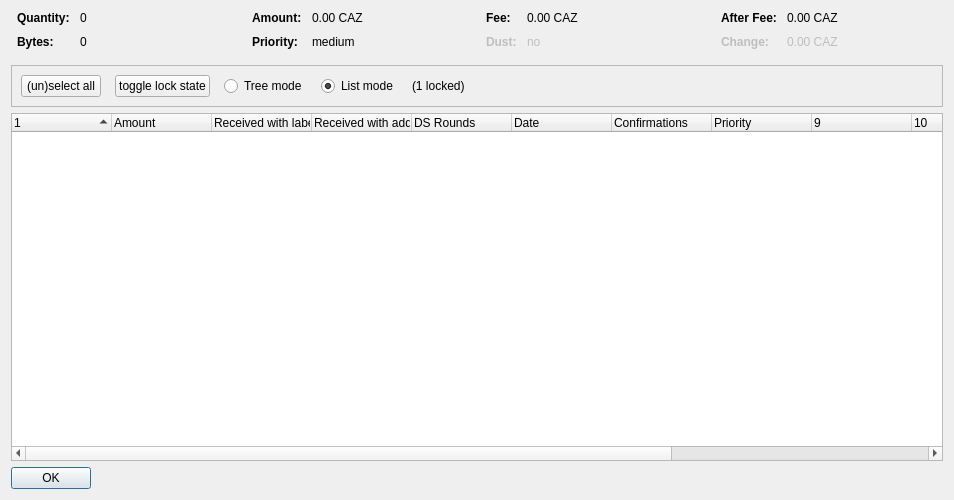
<?xml version="1.0" encoding="UTF-8"?>
<ui version="4.0">
 <class>CoinControlDialog</class>
 <widget class="QDialog" name="CoinControlDialog">
  <property name="geometry">
   <rect>
    <x>0</x>
    <y>0</y>
    <width>954</width>
    <height>500</height>
   </rect>
  </property>
  <property name="windowTitle">
   <string>Coin Selection</string>
  </property>
  <layout class="QVBoxLayout" name="verticalLayout">
   <item>
    <layout class="QHBoxLayout" name="horizontalLayoutTop" stretch="0,0,0,0">
     <property name="topMargin">
      <number>0</number>
     </property>
     <property name="bottomMargin">
      <number>10</number>
     </property>
     <item>
      <layout class="QFormLayout" name="formLayoutCoinControl1">
       <property name="horizontalSpacing">
        <number>10</number>
       </property>
       <property name="verticalSpacing">
        <number>10</number>
       </property>
       <property name="leftMargin">
        <number>6</number>
       </property>
       <property name="rightMargin">
        <number>6</number>
       </property>
       <item row="0" column="0">
        <widget class="QLabel" name="labelCoinControlQuantityText">
         <property name="font">
          <font>
           <weight>75</weight>
           <bold>true</bold>
          </font>
         </property>
         <property name="text">
          <string>Quantity:</string>
         </property>
        </widget>
       </item>
       <item row="0" column="1">
        <widget class="QLabel" name="labelCoinControlQuantity">
         <property name="cursor">
          <cursorShape>IBeamCursor</cursorShape>
         </property>
         <property name="contextMenuPolicy">
          <enum>Qt::ActionsContextMenu</enum>
         </property>
         <property name="text">
          <string notr="true">0</string>
         </property>
         <property name="textInteractionFlags">
          <set>Qt::LinksAccessibleByMouse|Qt::TextSelectableByKeyboard|Qt::TextSelectableByMouse</set>
         </property>
        </widget>
       </item>
       <item row="1" column="0">
        <widget class="QLabel" name="labelCoinControlBytesText">
         <property name="font">
          <font>
           <weight>75</weight>
           <bold>true</bold>
          </font>
         </property>
         <property name="text">
          <string>Bytes:</string>
         </property>
        </widget>
       </item>
       <item row="1" column="1">
        <widget class="QLabel" name="labelCoinControlBytes">
         <property name="cursor">
          <cursorShape>IBeamCursor</cursorShape>
         </property>
         <property name="contextMenuPolicy">
          <enum>Qt::ActionsContextMenu</enum>
         </property>
         <property name="text">
          <string notr="true">0</string>
         </property>
         <property name="textInteractionFlags">
          <set>Qt::LinksAccessibleByMouse|Qt::TextSelectableByKeyboard|Qt::TextSelectableByMouse</set>
         </property>
        </widget>
       </item>
      </layout>
     </item>
     <item>
      <layout class="QFormLayout" name="formLayoutCoinControl2">
       <property name="horizontalSpacing">
        <number>10</number>
       </property>
       <property name="verticalSpacing">
        <number>10</number>
       </property>
       <property name="leftMargin">
        <number>6</number>
       </property>
       <property name="rightMargin">
        <number>6</number>
       </property>
       <item row="0" column="0">
        <widget class="QLabel" name="labelCoinControlAmountText">
         <property name="font">
          <font>
           <weight>75</weight>
           <bold>true</bold>
          </font>
         </property>
         <property name="text">
          <string>Amount:</string>
         </property>
        </widget>
       </item>
       <item row="0" column="1">
        <widget class="QLabel" name="labelCoinControlAmount">
         <property name="cursor">
          <cursorShape>IBeamCursor</cursorShape>
         </property>
         <property name="contextMenuPolicy">
          <enum>Qt::ActionsContextMenu</enum>
         </property>
         <property name="text">
          <string notr="true">0.00 CAZ</string>
         </property>
         <property name="textInteractionFlags">
          <set>Qt::LinksAccessibleByMouse|Qt::TextSelectableByKeyboard|Qt::TextSelectableByMouse</set>
         </property>
        </widget>
       </item>
       <item row="1" column="0">
        <widget class="QLabel" name="labelCoinControlPriorityText">
         <property name="font">
          <font>
           <weight>75</weight>
           <bold>true</bold>
          </font>
         </property>
         <property name="text">
          <string>Priority:</string>
         </property>
        </widget>
       </item>
       <item row="1" column="1">
        <widget class="QLabel" name="labelCoinControlPriority">
         <property name="cursor">
          <cursorShape>IBeamCursor</cursorShape>
         </property>
         <property name="contextMenuPolicy">
          <enum>Qt::ActionsContextMenu</enum>
         </property>
         <property name="text">
          <string>medium</string>
         </property>
         <property name="textInteractionFlags">
          <set>Qt::LinksAccessibleByMouse|Qt::TextSelectableByKeyboard|Qt::TextSelectableByMouse</set>
         </property>
        </widget>
       </item>
      </layout>
     </item>
     <item>
      <layout class="QFormLayout" name="formLayoutCoinControl3">
       <property name="horizontalSpacing">
        <number>10</number>
       </property>
       <property name="verticalSpacing">
        <number>10</number>
       </property>
       <property name="leftMargin">
        <number>6</number>
       </property>
       <property name="rightMargin">
        <number>6</number>
       </property>
       <item row="0" column="0">
        <widget class="QLabel" name="labelCoinControlFeeText">
         <property name="font">
          <font>
           <weight>75</weight>
           <bold>true</bold>
          </font>
         </property>
         <property name="text">
          <string>Fee:</string>
         </property>
        </widget>
       </item>
       <item row="0" column="1">
        <widget class="QLabel" name="labelCoinControlFee">
         <property name="cursor">
          <cursorShape>IBeamCursor</cursorShape>
         </property>
         <property name="contextMenuPolicy">
          <enum>Qt::ActionsContextMenu</enum>
         </property>
         <property name="text">
          <string notr="true">0.00 CAZ</string>
         </property>
         <property name="textInteractionFlags">
          <set>Qt::LinksAccessibleByMouse|Qt::TextSelectableByKeyboard|Qt::TextSelectableByMouse</set>
         </property>
        </widget>
       </item>
       <item row="1" column="0">
        <widget class="QLabel" name="labelCoinControlLowOutputText">
         <property name="enabled">
          <bool>false</bool>
         </property>
         <property name="font">
          <font>
           <weight>75</weight>
           <bold>true</bold>
          </font>
         </property>
         <property name="text">
          <string>Dust:</string>
         </property>
        </widget>
       </item>
       <item row="1" column="1">
        <widget class="QLabel" name="labelCoinControlLowOutput">
         <property name="enabled">
          <bool>false</bool>
         </property>
         <property name="cursor">
          <cursorShape>IBeamCursor</cursorShape>
         </property>
         <property name="contextMenuPolicy">
          <enum>Qt::ActionsContextMenu</enum>
         </property>
         <property name="text">
          <string>no</string>
         </property>
         <property name="textInteractionFlags">
          <set>Qt::LinksAccessibleByMouse|Qt::TextSelectableByKeyboard|Qt::TextSelectableByMouse</set>
         </property>
        </widget>
       </item>
      </layout>
     </item>
     <item>
      <layout class="QFormLayout" name="formLayoutCoinControl4">
       <property name="horizontalSpacing">
        <number>10</number>
       </property>
       <property name="verticalSpacing">
        <number>10</number>
       </property>
       <property name="leftMargin">
        <number>6</number>
       </property>
       <property name="rightMargin">
        <number>6</number>
       </property>
       <item row="0" column="0">
        <widget class="QLabel" name="labelCoinControlAfterFeeText">
         <property name="font">
          <font>
           <weight>75</weight>
           <bold>true</bold>
          </font>
         </property>
         <property name="text">
          <string>After Fee:</string>
         </property>
        </widget>
       </item>
       <item row="0" column="1">
        <widget class="QLabel" name="labelCoinControlAfterFee">
         <property name="cursor">
          <cursorShape>IBeamCursor</cursorShape>
         </property>
         <property name="contextMenuPolicy">
          <enum>Qt::ActionsContextMenu</enum>
         </property>
         <property name="text">
          <string notr="true">0.00 CAZ</string>
         </property>
         <property name="textInteractionFlags">
          <set>Qt::LinksAccessibleByMouse|Qt::TextSelectableByKeyboard|Qt::TextSelectableByMouse</set>
         </property>
        </widget>
       </item>
       <item row="1" column="0">
        <widget class="QLabel" name="labelCoinControlChangeText">
         <property name="enabled">
          <bool>false</bool>
         </property>
         <property name="font">
          <font>
           <weight>75</weight>
           <bold>true</bold>
          </font>
         </property>
         <property name="text">
          <string>Change:</string>
         </property>
        </widget>
       </item>
       <item row="1" column="1">
        <widget class="QLabel" name="labelCoinControlChange">
         <property name="enabled">
          <bool>false</bool>
         </property>
         <property name="cursor">
          <cursorShape>IBeamCursor</cursorShape>
         </property>
         <property name="contextMenuPolicy">
          <enum>Qt::ActionsContextMenu</enum>
         </property>
         <property name="text">
          <string notr="true">0.00 CAZ</string>
         </property>
         <property name="textInteractionFlags">
          <set>Qt::LinksAccessibleByMouse|Qt::TextSelectableByKeyboard|Qt::TextSelectableByMouse</set>
         </property>
        </widget>
       </item>
      </layout>
     </item>
    </layout>
   </item>
   <item>
    <widget class="QFrame" name="frame">
     <property name="minimumSize">
      <size>
       <width>0</width>
       <height>40</height>
      </size>
     </property>
     <property name="frameShape">
      <enum>QFrame::StyledPanel</enum>
     </property>
     <property name="frameShadow">
      <enum>QFrame::Sunken</enum>
     </property>
     <layout class="QHBoxLayout" name="horizontalLayout">
      <item>
       <layout class="QHBoxLayout" name="horizontalLayoutPanel" stretch="0,0,0,0,0,0">
        <property name="spacing">
         <number>14</number>
        </property>
        <item>
         <widget class="QPushButton" name="pushButtonSelectAll">
          <property name="sizePolicy">
           <sizepolicy hsizetype="Maximum" vsizetype="Fixed">
            <horstretch>0</horstretch>
            <verstretch>0</verstretch>
           </sizepolicy>
          </property>
          <property name="text">
           <string>(un)select all</string>
          </property>
          <property name="autoDefault">
           <bool>false</bool>
          </property>
         </widget>
        </item>
        <item>
         <widget class="QPushButton" name="pushButtonToggleLock">
          <property name="sizePolicy">
           <sizepolicy hsizetype="Maximum" vsizetype="Fixed">
            <horstretch>0</horstretch>
            <verstretch>0</verstretch>
           </sizepolicy>
          </property>
          <property name="text">
           <string>toggle lock state</string>
          </property>
          <property name="autoDefault">
           <bool>false</bool>
          </property>
         </widget>
        </item>
        <item>
         <widget class="QRadioButton" name="radioTreeMode">
          <property name="sizePolicy">
           <sizepolicy hsizetype="Maximum" vsizetype="Fixed">
            <horstretch>0</horstretch>
            <verstretch>0</verstretch>
           </sizepolicy>
          </property>
          <property name="text">
           <string>Tree mode</string>
          </property>
         </widget>
        </item>
        <item>
         <widget class="QRadioButton" name="radioListMode">
          <property name="sizePolicy">
           <sizepolicy hsizetype="Maximum" vsizetype="Fixed">
            <horstretch>0</horstretch>
            <verstretch>0</verstretch>
           </sizepolicy>
          </property>
          <property name="text">
           <string>List mode</string>
          </property>
          <property name="checked">
           <bool>true</bool>
          </property>
         </widget>
        </item>
        <item>
         <widget class="QLabel" name="labelLocked">
          <property name="text">
           <string>(1 locked)</string>
          </property>
         </widget>
        </item>
        <item>
         <spacer name="horizontalSpacer">
          <property name="orientation">
           <enum>Qt::Horizontal</enum>
          </property>
          <property name="sizeHint" stdset="0">
           <size>
            <width>40</width>
            <height>20</height>
           </size>
          </property>
         </spacer>
        </item>
       </layout>
      </item>
     </layout>
    </widget>
   </item>
   <item>
    <widget class="CoinControlTreeWidget" name="treeWidget">
     <property name="contextMenuPolicy">
      <enum>Qt::CustomContextMenu</enum>
     </property>
     <property name="sortingEnabled">
      <bool>false</bool>
     </property>
     <property name="columnCount">
      <number>13</number>
     </property>
     <attribute name="headerShowSortIndicator" stdset="0">
      <bool>true</bool>
     </attribute>
     <attribute name="headerStretchLastSection">
      <bool>false</bool>
     </attribute>
     <column>
      <property name="text">
       <string/>
      </property>
     </column>
     <column>
      <property name="text">
       <string>Amount</string>
      </property>
     </column>
     <column>
      <property name="text">
       <string>Received with label</string>
      </property>
     </column>
     <column>
      <property name="text">
       <string>Received with address</string>
      </property>
     </column>
     <column>
      <property name="text">
       <string>DS Rounds</string>
      </property>
     </column>
     <column>
      <property name="text">
       <string>Date</string>
      </property>
     </column>
     <column>
      <property name="text">
       <string>Confirmations</string>
      </property>
      <property name="toolTip">
       <string>Confirmed</string>
      </property>
     </column>
     <column>
      <property name="text">
       <string>Priority</string>
      </property>
     </column>
     <column>
      <property name="text">
       <string/>
      </property>
     </column>
     <column>
      <property name="text">
       <string/>
      </property>
     </column>
     <column>
      <property name="text">
       <string/>
      </property>
     </column>
     <column>
      <property name="text">
       <string/>
      </property>
     </column>
     <column>
      <property name="text">
       <string/>
      </property>
     </column>
    </widget>
   </item>
   <item>
    <widget class="QDialogButtonBox" name="buttonBox">
     <property name="sizePolicy">
      <sizepolicy hsizetype="Maximum" vsizetype="Fixed">
       <horstretch>0</horstretch>
       <verstretch>0</verstretch>
      </sizepolicy>
     </property>
     <property name="orientation">
      <enum>Qt::Horizontal</enum>
     </property>
     <property name="standardButtons">
      <set>QDialogButtonBox::Ok</set>
     </property>
    </widget>
   </item>
  </layout>
 </widget>
 <customwidgets>
  <customwidget>
   <class>CoinControlTreeWidget</class>
   <extends>QTreeWidget</extends>
   <header>coincontroltreewidget.h</header>
  </customwidget>
 </customwidgets>
 <resources/>
 <connections/>
</ui>
